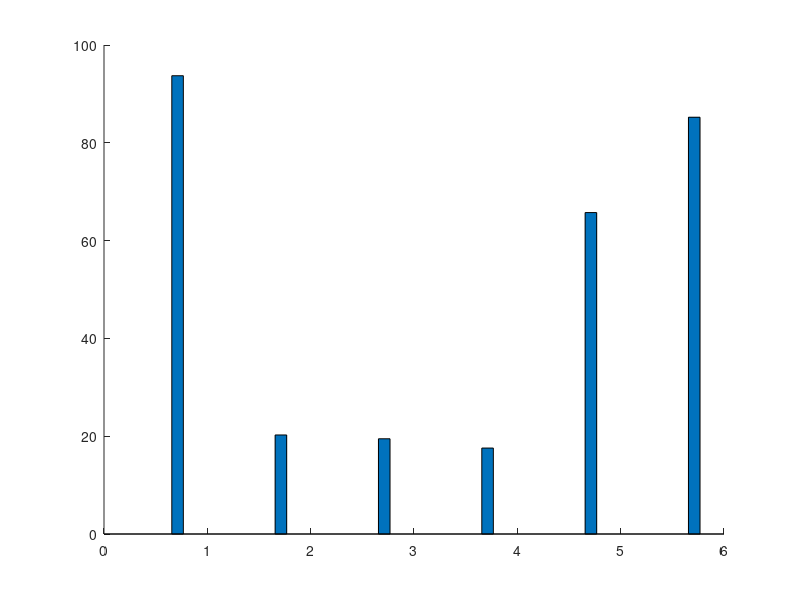

The MATLAB script that drew this image: (Note: this script raises an error after producing the figure.)
%%%%%%%%%%%%%%%%%%%%%%%%%%%%%%%%%%%%%%%%%%%%%%%%%%%%%%%%%%%%%%%%%%%%%%%%%%%%%%%%%%%%%%%
%   Author: Xiaohui Liu (whulxh@gmail.com)
%   Date:   9/28/2011
%   Function: prepares figures for loss causes only for MTA and other protocols
%%%%%%%%%%%%%%%%%%%%%%%%%%%%%%%%%%%%%%%%%%%%%%%%%%%%%%%%%%%%%%%%%%%%%%%%%%%%%%%%%%%%%%%%
traffic = 'event';
dir = '/home/xiaohui/Dropbox/tOR/figures';
protocols = {'MTA'; 'MCMP'; 'MM'; 'MM-CD'; 'SDRCS'; 'CTP';};
PROTOCOL_NUM = 6;
CAUSE_NUM = 5;
results = zeros(PROTOCOL_NUM, CAUSE_NUM);
row = 1;
column = 1;
legends = {'Success', 'Overflow', 'Tx failure', 'Rejection', 'Expiration'};
%% MTA
% catch ratio 
t = [
0.91988993926527
0.94658297406511
0.90075400023023
0.96229169998263
0.91845943170978
0.92191590139516
0.99035254883278   
];
results(row, column) = mean(t);
column = column + 1;

% overflow
t = [
0
0
0.002354452054795
0.000565610859729
0
0.001276505212396
0    
];
results(row, column) = mean(t);
column = column + 1;

% air loss
t = [
0.085356468201217
0.051686290161644
0.10737728310502
0.031548516842634
0.096760165253316
0.078434153606127
0.005478799428299    
];
results(row, column) = mean(t);
column = column + 1;

% rej
t = [
0.006996431819772
0.001130845473292
0.002497146118721
0.001194067370538
0.012466478219903
0.003971349549677
0    
];
results(row, column) = mean(t);
column = column + 1;

% expire: either at on the way to sink or at sink
results(row, end) = 1 - sum(results(row, 1 : end - 1));
row = row + 1;
column = 1;

%% MCMP
% catch ratio 
t = [
0.33760747951716
0.22776952082903
0.13308790125566
0.26637908191106
0.10242114459985
0.15253338467193
0.20942332492246
0.14124795751108
0.20636576926128
0.24826805437132
];
results(row, column) = mean(t);
column = column + 1;

% overflow
t = [
0.19532531108066
0.22477496435012
0.31609624294938
0.2167490341226
0.36942411200028
0.32147392490305
0.19538068475292
0.24432653470554
0.31504293381614
0.24871916054045
];
results(row, column) = mean(t);
column = column + 1;

% air loss
t = [
0.24407456939239
0.25818621007897
0.33300143905037
0.25840650614616
0.27151293582107
0.29896717766027
0.23834248707949
0.24993762836328
0.25049103734416
0.24465223967267
];
results(row, column) = mean(t);
column = column + 1;

% rej
t = [
0.002544153211555
0.066129312085736
0.008297977354451
0.0309641477318
0.020814910452233
0.000612428496402
0.026337982883272
0.027445566804167
0.020676392892942
0.011759771183946
];
results(row, column) = mean(t);
column = column + 1;

% expire: either at on the way to sink or at sink
results(row, end) = 1 - sum(results(row, 1 : end - 1));
row = row + 1;
column = 1;

%% MMSPEED
% catch ratio 
t = [
0.25819960894219
0.22394715359898
0.13757629988491
0.24499458679177
0.18633462051374
0.15747594562291
0.2182403397752
0.18038209234836
0.21162842743199
0.12879023948037
];
results(row, column) = mean(t);
column = column + 1;

% overflow
t = [
0.28771962513875
0.32573884803361
0.33384809316462
0.26157950161185
0.31328353162652
0.36505633673681
0.27586663076235
0.33321723530442
0.287529041656
0.37289083963172
];
results(row, column) = mean(t);
column = column + 1;

% air loss
t = [
0.2669055697875
0.28866866386874
0.29815891309671
0.20213261059298
0.24533670613797
0.28822759117986
0.22406619578234
0.27284062727108
0.24421030382881
0.31022190765278
];
results(row, column) = mean(t);
column = column + 1;

% rej
t = [
0.024421824945464
0.042083419178269
0.031042349792261
0.079581065305192
0.097035050943729
0.017290460928357
0.10846362717184
0.074680490303017
0.052879749571726
0.049493484163577
];
results(row, column) = mean(t);
column = column + 1;

% expire: either at on the way to sink or at sink
results(row, end) = 1 - sum(results(row, 1 : end - 1));
row = row + 1;
column = 1;

%% MMSPEEDCD
% catch ratio 
t = [
0.24120468315361
0.25063762147987
0.19580606933556
0.21423390655855
0.16368552720526
0.18211351149254
0.12081972383534
0.13572003837362
0.10281558101138
0.15047848457133
];
results(row, column) = mean(t);
column = column + 1;

% overflow
t = [
0.25009021415948
0.27271624228347
0.28772571148828
0.30534547037655
0.33520083017379
0.31335133176603
0.29751165648124
0.30702161682235
0.37735186380268
0.2988575780868
];
results(row, column) = mean(t);
column = column + 1;

% air loss
t = [
0.2189143766519
0.21847315321294
0.2573498556844
0.24773311747531
0.27268354016582
0.27111830590124
0.26635423749441
0.25577339481957
0.31866001745978
0.25412302933482
];
results(row, column) = mean(t);
column = column + 1;

% rej
t = [
0.10309670990631
0.063783869559224
0.087912754992766
0.035287566152007
0.059116939371888
0.009635331949922
0.074178916006342
0.037684481368401
0.027056817428632
0.15011306512374
];
results(row, column) = mean(t);
column = column + 1;

% expire: either at on the way to sink or at sink
results(row, end) = 1 - sum(results(row, 1 : end - 1));
row = row + 1;
column = 1;

%% SDRCS
% catch ratio 
t = [
0.69558654847021
0.57386786913222
0.65719984615961
0.81697636804308
0.4753466087188
0.71005556157976
0.61798412659532
0.69881624232579
0.67022029622658
];
results(row, column) = mean(t);
column = column + 1;

% overflow
t = [
0.02692485674268
0.14669666937794
0.028015772540359
0.009678727856423
0.11682641412424
0.026793421224697
0.052032479257344
0.062242294973428
0.069338472751891
];
results(row, column) = mean(t);
column = column + 1;

% air loss
t = [
0.2333024957961
0.22803278023502
0.23640605962534
0.14836203819076
0.36705907512621
0.23142903679944
0.25531726663927
0.22097067291018
0.20037180708617
];
results(row, column) = mean(t);
column = column + 1;

% rej
t = [
0.01623818679842
0.010937618819412
0.023824436491014
0.011641546792341
0.000614067879759
0.0037882729238
0.027455734668855
0.001052575450509
0.006278680603518    
];
results(row, column) = mean(t);
column = column + 1;

% expire: either at on the way to sink or at sink
results(row, end) = 1 - sum(results(row, 1 : end - 1));
row = row + 1;
column = 1;

%% CTP
% catch ratio 
t = [
0.71435293547248
0.87387571914872
0.98537216696599
0.90912770188897
0.7072068471761
0.88505217070401
0.98694252301934
0.6794371805059
0.92922080874367
];
results(row, column) = mean(t);
column = column + 1;

% overflow
t = [
0.07776926825872
0.038646722732233
0.002344736367462
0.017256864254555
0.063451776649746
0.026960005086793
0.000525885240154
0.066230520435166
0.022153273347813
];
results(row, column) = mean(t);
column = column + 1;

% air loss
t = [
0.000348116688714
0
0.000180364335959
0
0.000141003948111
0
0
0.000294031167304
0
];
results(row, column) = mean(t);
column = column + 1;

% rej
t = [
0
0
0
0
0
0
0
0
0
];
results(row, column) = mean(t);
column = column + 1;

% expire: either at on the way to sink or at sink
results(row, end) = 1 - sum(results(row, 1 : end - 1));
row = row + 1;
column = 1;

%% protocols
figure;
% title([metric 'for different protocols']);
h = bar(results * 100, 'stack');
set(h, 'linewidth', 2);
% color
colors = [
    128 0 0;
    0 0 143;
    100 0 0;
    0 255 0;
    60 0 0;
] / 255;
for i =1 : length(colors)
    set(h(i), 'facecolor', colors(i, :)) % use color name
end

set(gca, 'xtick', 1:size(protocols, 1), 'XTickLabel', protocols);
set(gca, 'FontSize', 30, 'YGrid', 'on', 'FontWeight', 'bold', 'ytick', 0:10:100);
h_legend = legend(legends);
set(h_legend, 'FontSize', 35);
ylabel('Ratio (%)');
ylim([0 100]);
%%
maximize;
set(gcf, 'Color', 'white');
cd(dir);
str = ['protocol_components_' traffic];
% export_fig(str, '-eps');
% export_fig(str, '-jpg', '-zbuffer');
% saveas(gcf, [str '.fig']);